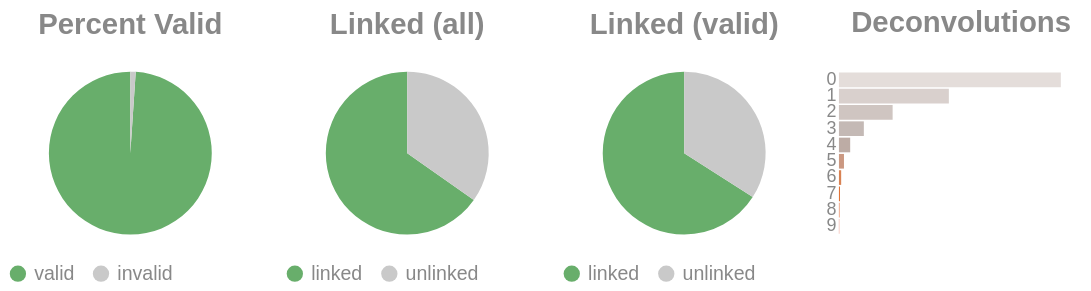

The notebook cell saved with this chart:
### Code cell
if SKIPLR:
    pass
else:
    clash = Counter()
    for i in valids['molecule'].to_list():
        _mol = i.split("-")
        if len(_mol) == 1:
            clash.update('0')
        else:
            clash.update(_mol[-1])

    _d = {"deconvolutions": [], 'count': []}
    for k,v in clash.items():
        _d['deconvolutions'].append(k)
        _d['count'].append(v)

    tot_valid = valids['reads'].sum()
    mask = valids['reads'] >= 2
    n_linked_reads = valids.filter(mask)['reads'].sum()
    if n_linked_reads == 0:
        print_html("No linked molecules (>=2 reads) were detected; skipping linked-only distributions.")
        SKIPLR = True
    else:
        perc_valid = round(tot_valid / n_reads, 4)
        linked_perc_abs = round(n_linked_reads / n_reads, 4)
        linked_perc = round(n_linked_reads / tot_valid, 4)

    _valid = pl.DataFrame({"valids": ['valid', 'invalid'], "count": [tot_valid, n_reads - tot_valid]})
    _linked_abs = pl.DataFrame({"linked (absolute)": ['linked', 'unlinked'], "count": [n_linked_reads, n_reads - n_linked_reads]})
    _linked_rel = pl.DataFrame({"linked (valids)": ['linked', 'unlinked'], "count": [n_linked_reads, tot_valid - n_linked_reads]})

    (
        alt.hconcat(
            piechart(_valid, goodval = 'valid', title = "Percent Valid"),
            piechart(_linked_abs, goodval = "linked", title =  "Linked (all)"),
            piechart(_linked_rel, goodval = "linked", title =  "Linked (valid)"),
            convolutionbar(pl.DataFrame(_d), title = "Deconvolutions"),
            center = True,
            bounds = 'flush'
        )
        .resolve_scale(color='independent')
        .resolve_legend('independent')
        .properties(usermeta={'embedOptions': {"actions": False}})
    ).display()

### Figure 1 — Vega-Lite specification as saved in the notebook (floating-point values rounded to 4 significant figures)
{"width": "container", "height": 400, "config": {"title": {"anchor": "start", "dy": -15, "fontSize": 18, "color": "#888888", "subtitleColor": "#888888", "subtitleFontSize": 14}, "arc": {"fill": "#0072B2"}, "axis": {"domainColor": "#888888", "domainWidth": 0.5, "gridWidth": 0.2, "grid": false, "titleFontWeight": 400, "titleFontSize": 15, "labelFontSize": 11, "labelColor": "#888888", "tickColor": "#888888", "tickWidth": 0.2, "titleColor": "#888888"}, "axisBand": {"grid": false}, "axisX": {"grid": true, "tickSize": 10, "domainCap": "round"}, "axisY": {"domain": false, "grid": true, "tickSize": 0, "domainCap": "round"}, "background": "transparent", "header": {"labelFontSize": 15, "labelColor": "#888888", "titleFontSize": 15, "titleFontWeight": 600, "titleColor": "#888888"}, "legend": {"labelFont": "sans-serif", "labelFontSize": 12, "labelColor": "#888888", "symbolSize": 100, "symbolType": "circle", "titleFontSize": 12, "titlePadding": 10, "titleColor": "#888888", "title": null}, "range": {"category": ["#E69F00", "#56B4E9", "#009E73", "#F0E442", "#0072B2", "#D55E00", "#CC79A7", "#000000"], "diverging": ["#cfe8f3", "#a2d4ec", "#73bfe2", "#46abdb", "#1696d2", "#12719e"]}, "area": {"fill": "#0072B2", "fillOpacity": 0.7, "line": true, "strokeOpacity": 0.7}, "line": {"color": "#0072B2", "stroke": "#0072B2", "strokeWidth": 2}, "trail": {"color": "#0072B2", "stroke": "#0072B2", "strokeWidth": 0, "size": 1}, "point": {"filled": true, "fillOpacity": 1.0, "size": 95}, "text": {"color": "#888888", "fontSize": 11, "align": "right", "fontWeight": 400, "size": 11}, "bar": {"fill": "#0072B2", "stroke": null}, "view": {"stroke": null, "continuousWidth": 660, "continuousHeight": 400}}, "hconcat": [{"data": {"name": "data-ff244977df252949474855a44d31a014"}, "mark": {"type": "arc"}, "encoding": {"color": {"field": "valids", "legend": {"orient": "bottom", "title": null}, "scale": {"domain": ["valid", "invalid"], "range": ["#68ae6b", "#C9C9C9"]}, "title": "Valids", "type": "nominal"}, "theta": {"field": "count", "type": "quantitative"}, "tooltip": [{"field": "valids", "title": "Valids", "type": "ordinal"}, {"field": "percent", "format": ".2%", "title": "Percent", "type": "quantitative"}, {"field": "count", "title": "Count", "type": "quantitative"}]}, "height": 100, "title": {"text": "Percent Valid", "align": "center", "anchor": "middle"}, "transform": [{"calculate": "datum.count / 5735461", "as": "percent"}], "width": 150}, {"data": {"name": "data-88a0e337273d135395844460ef5eba82"}, "mark": {"type": "arc"}, "encoding": {"color": {"field": "linked (absolute)", "legend": {"orient": "bottom", "title": null}, "scale": {"domain": ["linked", "unlinked"], "range": ["#68ae6b", "#C9C9C9"]}, "title": "Linked (Absolute)", "type": "nominal"}, "theta": {"field": "count", "type": "quantitative"}, "tooltip": [{"field": "linked (absolute)", "title": "Linked (Absolute)", "type": "ordinal"}, {"field": "percent", "format": ".2%", "title": "Percent", "type": "quantitative"}, {"field": "count", "title": "Count", "type": "quantitative"}]}, "height": 100, "title": {"text": "Linked (all)", "align": "center", "anchor": "middle"}, "transform": [{"calculate": "datum.count / 5735461", "as": "percent"}], "width": 150}, {"data": {"name": "data-e52c58dc7d6c8a2eef8abf7fa5cb44cf"}, "mark": {"type": "arc"}, "encoding": {"color": {"field": "linked (valids)", "legend": {"orient": "bottom", "title": null}, "scale": {"domain": ["linked", "unlinked"], "range": ["#68ae6b", "#C9C9C9"]}, "title": "Linked (Valids)", "type": "nominal"}, "theta": {"field": "count", "type": "quantitative"}, "tooltip": [{"field": "linked (valids)", "title": "Linked (Valids)", "type": "ordinal"}, {"field": "percent", "format": ".2%", "title": "Percent", "type": "quantitative"}, {"field": "count", "title": "Count", "type": "quantitative"}]}, "height": 100, "title": {"text": "Linked (valid)", "align": "center", "anchor": "middle"}, "transform": [{"calculate": "datum.count / 5674678", "as": "percent"}], "width": 150}, {"data": {"name": "data-0ee477c42ee7d218e36d11c076e2844f"}, "mark": {"type": "bar"}, "encoding": {"color": {"field": "deconvolutions", "legend": null, "scale": {"scheme": "lightgreyred"}, "type": "nominal"}, "tooltip": [{"field": "deconvolutions", "title": "Deconvolutions", "type": "ordinal"}, {"field": "percent", "format": ".2%", "title": "Percent", "type": "quantitative"}, {"field": "count", "title": "Count", "type": "quantitative"}], "x": {"axis": null, "field": "count", "type": "quantitative"}, "y": {"field": "deconvolutions", "sort": "ascending", "title": null, "type": "nominal"}}, "height": 100, "title": {"text": "Deconvolutions", "align": "center", "anchor": "middle"}, "transform": [{"calculate": "datum.count / 3172287", "as": "percent"}], "width": 150}], "bounds": "flush", "center": true, "resolve": {"legend": {"angle": "independent"}, "scale": {"color": "independent"}}, "usermeta": {"embedOptions": {"actions": false}}, "$schema": "https://vega.github.io/schema/vega-lite/v6.4.1.json", "datasets": {"data-ff244977df252949474855a44d31a014": [{"valids": "valid", "count": 5674678}, {"valids": "invalid", "count": 60783}], "data-88a0e337273d135395844460ef5eba82": [{"linked (absolute)": "linked", "count": 3740680}, {"linked (absolute)": "unlinked", "count": 1994781}], "data-e52c58dc7d6c8a2eef8abf7fa5cb44cf": [{"linked (valids)": "linked", "count": 3740680}, {"linked (valids)": "unlinked", "count": 1933998}], "data-0ee477c42ee7d218e36d11c076e2844f": [{"deconvolutions": "0", "count": 1634641}, {"deconvolutions": "1", "count": 809699}, {"deconvolutions": "2", "count": 395535}, {"deconvolutions": "3", "count": 183452}, {"deconvolutions": "4", "count": 82824}, {"deconvolutions": "5", "count": 37087}, {"deconvolutions": "6", "count": 16436}, {"deconvolutions": "7", "count": 7435}, {"deconvolutions": "8", "count": 3508}, {"deconvolutions": "9", "count": 1670}]}}
